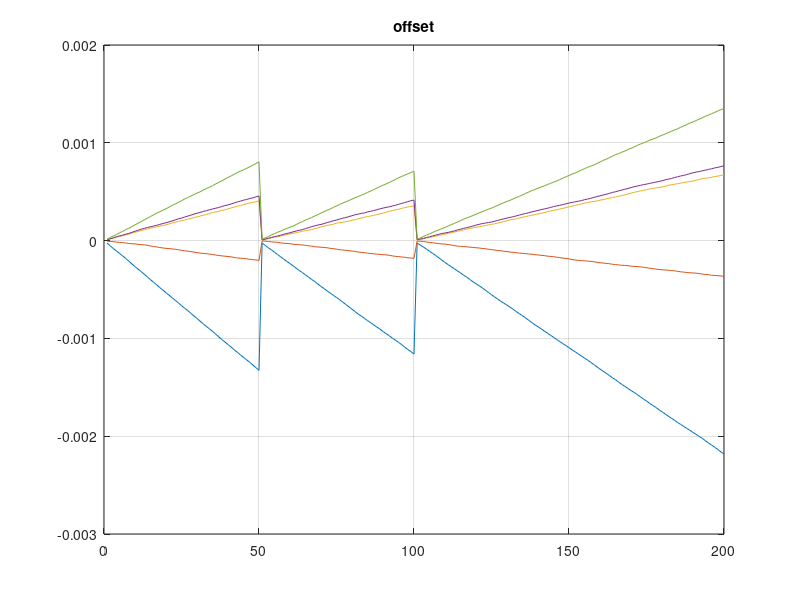

This figure's MATLAB source:
clear all
N = 5; % number of nodes for each cluster
I = 7; % number of clusters
clocks = zeros(N,I); % clocks of the nodes of the entire network
max_offset = 40e-6;
freq_nom = 7.3728e6;
T = 0.121; 
freq_loc = (randn(size(clocks)) * 1e-4 + 1 ) * freq_nom;
steps = 200;
root_time = 0; % root node time

offsets = zeros(N,I);
data_clocks = zeros(steps,N,I);
data_offsets = data_clocks;

for i = 1:steps
    clocks = clocks + T*freq_loc/freq_nom + T*max_offset*(rand(N,I)-0.5);    
    offsets(:,:) = clocks - i*T;
    data_offsets(i,:,:) = offsets;
    
    if i==50 || i==100 %|| i==900      
        for cluster = 1:I            
            X = (i-7:i)';
            for node = 1:N
                % Offset correction
                offset = offsets(node, cluster);
                clocks(node, cluster) = clocks(node, cluster) - offset;                
                % Drift correction using linear regression               
                Y = squeeze(data_offsets(i-7:i, node, cluster));
                % calculate coefficients
                b = X\Y;
                % correct the local frequency of the node
                freq_loc(node,cluster) = freq_loc(node,cluster) / (1 + b(1));               
            end
        end
    end % end if
        
    root_time = root_time + T;
end
freq_loc
clocks
%% Graficas
plot(data_offsets(:,:,1)), grid on, title('offset')

            